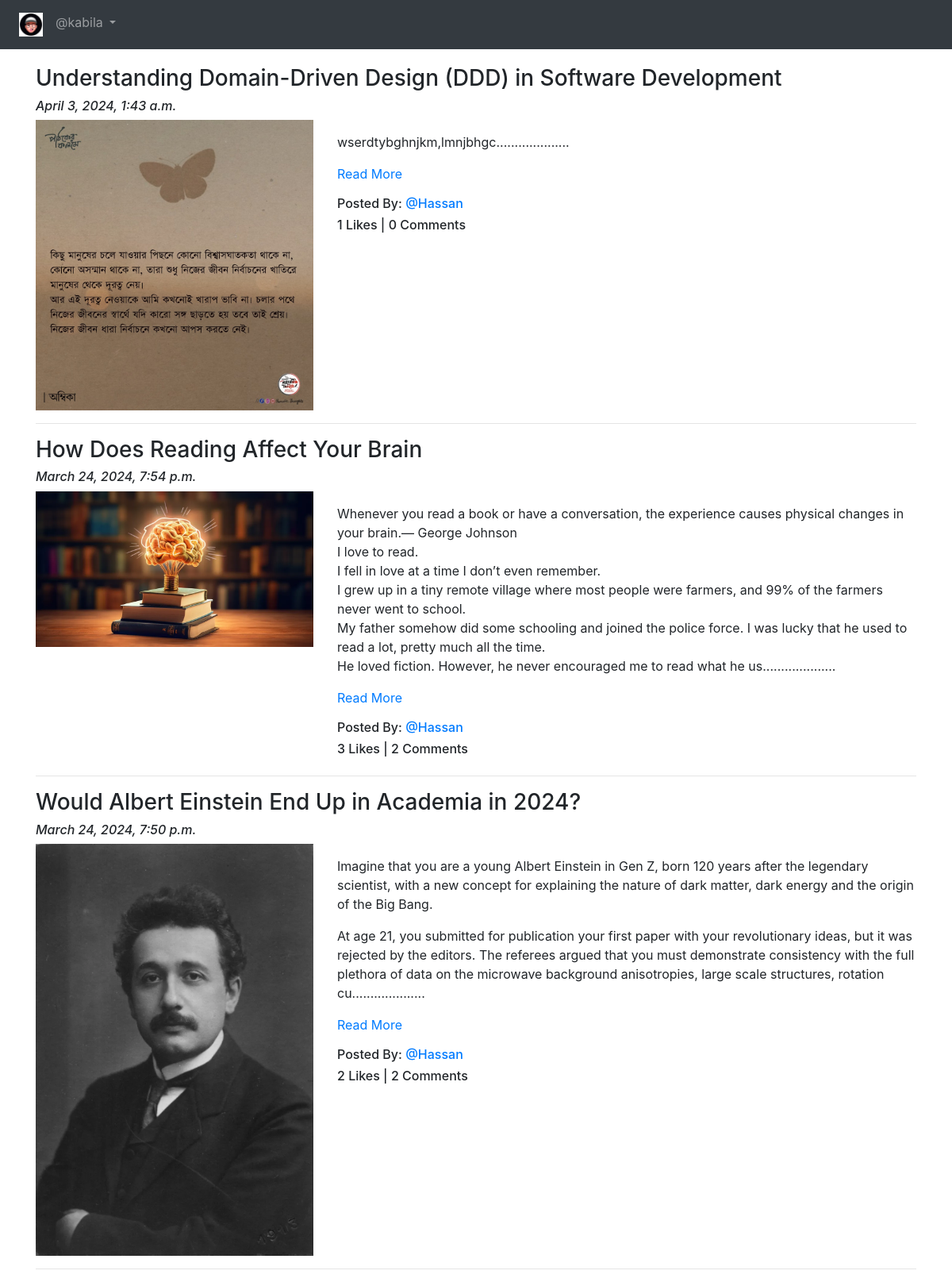
The app's page /blog/ (signed in) with its own data.
### App_Blog/models.py (models this page shows, shortened)
class Blog(models.Model):
    author = models.ForeignKey(User, on_delete=models.CASCADE, related_name='post_author')
    blog_title = models.CharField(max_length=264, verbose_name = "Put a Title")
    slug = models.SlugField(max_length=264, unique=True)
    blog_content = models.TextField(verbose_name="What is on your mind?")
    blog_image = models.ImageField(upload_to='blog_images', verbose_name=("Image"), null=True, blank=True)
    publish_date = models.DateTimeField(auto_now_add =True)
    update_date = models.DateTimeField(auto_now=True)
    class Meta:
        ordering = ('-publish_date',)

### App_Blog/views.py (the view)
# urls.py: path('' , views.BlogList.as_view(), name='blog_list'),
class BlogList(ListView):
    context_object_name = 'blogs'
    model = Blog
    template_name = 'App_Blog/blog_list.html'

### App_Blog/templatetags/custom_filter.py (called while the page is built)
def renge_filter(value):
    return value[0:500]+ "...................."

### templates/App_Blog/blog_list.html (shortened to what this page needs)
{% extends 'base.html' %}
{% load custom_filter %}
{% block content %}
{% for blog in blogs %}
<h3>{{ blog.blog_title }}</h3>
<h6> <i> {{ blog.publish_date }} </i></h6>
<div class="row">
    <div class="col-sm-4">
        <img src="/media/{{blog.blog_image}}" alt="{{blog.blog_image}}" title="{{blog.blog_title}}" width="100%">
    </div>
    <div class="col-sm-8">
        <p>{{blog.blog_content|range_filter| linebreaks }} <a href="{% url 'App_Blog:blog_details' slug=blog.slug %}">Read More</a></p>
        <h6>Posted By: <a href="#">@{{blog.author}}</a></h6>
        <h6>{{blog.liked_blog.count}} Likes | {{blog.blog_comment.count}} Comments</h6>
    </div>
</div>
<hr>
{% endfor %}
{% endblock content %}

### templates/base.html (shortened to what this page needs)
<!DOCTYPE html>
<html lang="en">
<head>
    <link rel="stylesheet" href="https://cdn.jsdelivr.net/npm/bootstrap@4.6.2/dist/css/bootstrap.min.css">
    <link rel="stylesheet" href="https://cdnjs.cloudflare.com/ajax/libs/font-awesome/4.7.0/css/font-awesome.min.css">
    {% load static %}
    <link rel="stylesheet" href="{% static 'css/style.css' %}">
</head>
<body>
    <nav class="navbar navbar-expand-sm bg-dark navbar-dark">
        <ul class="navbar-nav">
            <li class="nav-item active">
                <a class="nav-link" href="{% url 'index' %}">
                    <img src="/media/profile_pics/cartorn.jpg" alt="" width="30px">
                </a>
            </li>
            {% if user.is_authenticated %}
            <div class="nav-item dropdown">
                <a class="nav-link dropdown-toggle" href="#" id="navbardrop" data-toggle="dropdown">
                    @{{user.username}}
                </a>
            </div>
            {% endif %}
        </ul>
    </nav>
    <div class="container" style="padding-top: 20px;">
        {% block content %}
        {% endblock content %}
    </div>
</body>
</html>

### records on screen
Blog: blog_title "Understanding Domain-Driven Design (DDD) in Software Development", publish_date "April 3, 2024, 1:43 a.m.", blog_image (picture), blog_content|range_filter "wserdtybghnjkm,lmnjbhgc....................", author "Hassan", liked_blog.count "1", blog_comment.count "0"
Blog: blog_title "How Does Reading Affect Your Brain", publish_date "March 24, 2024, 7:54 p.m.", blog_image (picture), blog_content|range_filter "Whenever you read a book or have a conversation, the experience causes physical changes in your brain.— George Johnson I love to read. I fell in love at a time I don’t even remember. I grew up in a tiny remote village where most people were farmers, and 99% of the farmers never went to school. My father somehow did some schooling and joined the police force. I was lucky that he used to read a lot, pretty much all the time. He loved fiction. However, he never encouraged me to read what he us....................", author "Hassan", liked_blog.count "3", blog_comment.count "2"
Blog: blog_title "Would Albert Einstein End Up in Academia in 2024?", publish_date "March 24, 2024, 7:50 p.m.", blog_image (picture), blog_content|range_filter "Imagine that you are a young Albert Einstein in Gen Z, born 120 years after the legendary scientist, with a new concept for explaining the nature of dark matter, dark energy and the origin of the Big Bang. At age 21, you submitted for publication your first paper with your revolutionary ideas, but it was rejected by the editors. The referees argued that you must demonstrate consistency with the full plethora of data on the microwave background anisotropies, large scale structures, rotation cu....................", author "Hassan", liked_blog.count "2", blog_comment.count "2"

### other values on screen
{{ user.username }} "kabila"
